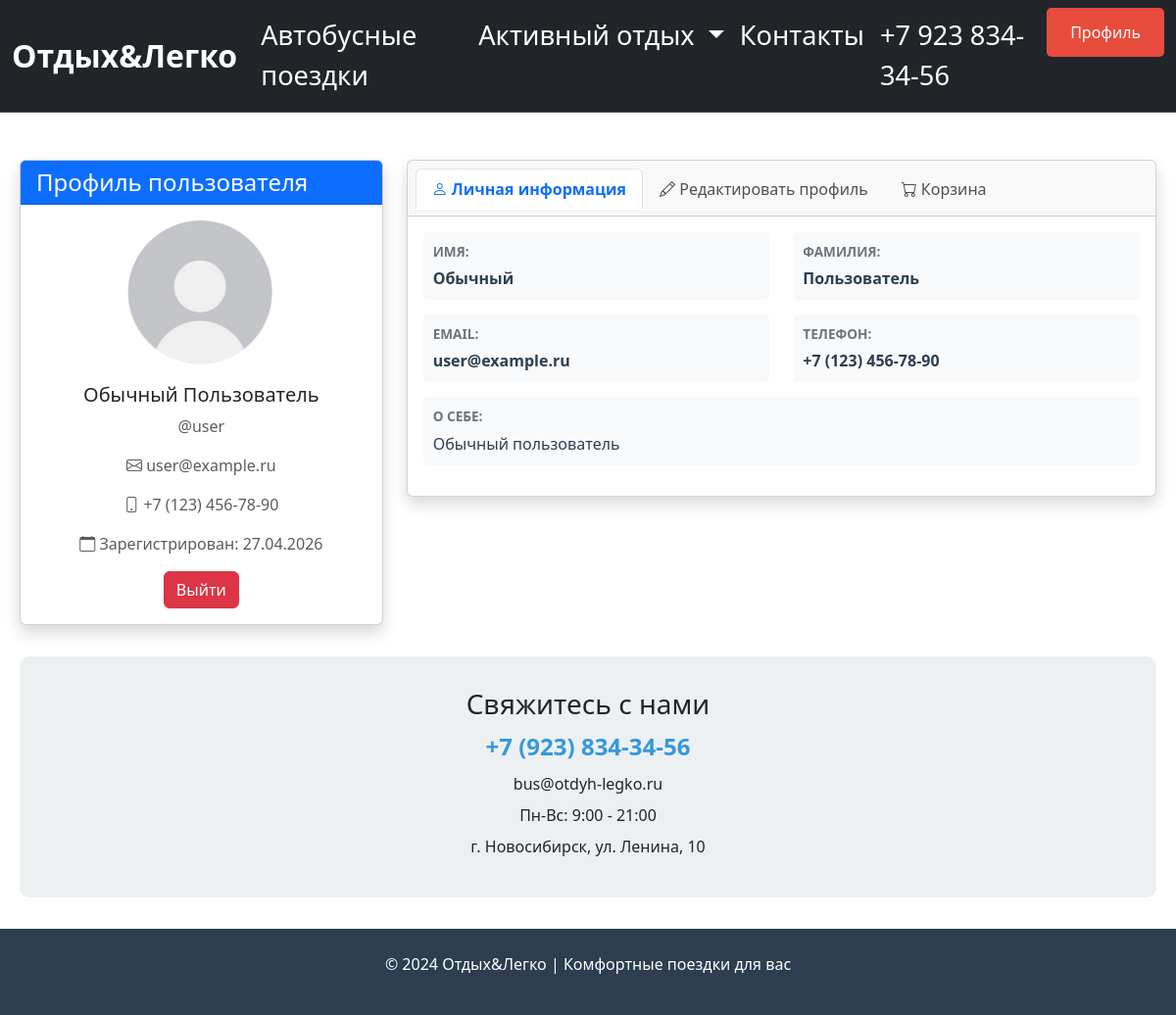
Screenshot of /profile (signed in) with the database file from the repository.
### data/users.py (models this page shows, shortened)
class Users(SqlAlchemyBase, UserMixin, SerializerMixin):
    __tablename__ = 'users'
    id = sqlalchemy.Column(sqlalchemy.Integer, primary_key=True, autoincrement=True)
    login = sqlalchemy.Column(sqlalchemy.String, nullable=True, unique=True)
    name = sqlalchemy.Column(sqlalchemy.String, nullable=True)
    surname = sqlalchemy.Column(sqlalchemy.String, nullable=True)
    number = sqlalchemy.Column(sqlalchemy.String, nullable=True)
    about = sqlalchemy.Column(sqlalchemy.String, nullable=True)
    email = sqlalchemy.Column(sqlalchemy.String, nullable=True, unique=True)
    hashed_password = sqlalchemy.Column(sqlalchemy.String, nullable=True)
    created_date = sqlalchemy.Column(sqlalchemy.DateTime, default=datetime.datetime.now)
    user_type_id = sqlalchemy.Column(sqlalchemy.Integer, sqlalchemy.ForeignKey("users_types.id"))
    cart_items = orm.relationship('CartItem', back_populates='user', cascade='all, delete-orphan')
    user_type_rel = orm.relationship('UsersTypes', back_populates='users')

### main.py (the view, shortened to what this page needs)
@app.route('/profile', methods=['GET', 'POST'])
@login_required
def profile():
    form = UsersForm()
    db_sess = db_session.create_session()
    form.name.data = current_user.name
    form.surname.data = current_user.surname
    form.email.data = current_user.email
    form.number.data = current_user.number
    form.about.data = current_user.about
    cart_items = db_sess.query(CartItem).filter(CartItem.user_id == current_user.id).all()
    tours_in_cart = []
    for item in cart_items:
        tour = db_sess.query(Tours).filter(Tours.id == item.tour_id).first()
        if tour:
            tours_in_cart.append(tour)
    return render_template('profile.html',
                           title='Профиль пользователя',
                           form=form,
                           user=current_user,
                           tours_in_cart=tours_in_cart)

### data/db_session.py (called while the page is built)
def create_session() -> Session:
    global __factory
    return __factory()

### main.py (called while the page is built)
@login_manager.user_loader
def load_user(user_id):
    db_sess = db_session.create_session()
    return db_sess.query(Users).get(user_id)

### templates/profile.html (shortened to what this page needs)
{% extends "base.html" %}
{% block content %}
<div class="container mt-5">
    <div class="row">
        <div class="col-md-4">
            <div class="card shadow">
                <div class="card-header bg-primary text-white">
                    <h4 class="mb-0">Профиль пользователя</h4>
                </div>
                <div class="card-body text-center">
                    <div class="mb-3">
                        <img src="{{ url_for('static', filename='img/аватар.jpg') }}"
                             alt="Avatar"
                             class="rounded-circle"
                             style="width: 150px; height: 150px; object-fit: cover;">
                    </div>
                    <h5>{{ current_user.name }} {{ current_user.surname }}</h5>
                    <p class="text-muted">@{{ current_user.login }}</p>
                    <p class="text-muted">
                        <i class="bi bi-envelope"></i> {{ current_user.email }}
                    </p>
                    <p class="text-muted">
                        <i class="bi bi-phone"></i> {{ current_user.number or 'Не указан' }}
                    </p>
                    <p class="text-muted">
                        <i class="bi bi-calendar"></i> Зарегистрирован: {{ current_user.created_date.strftime('%d.%m.%Y') }}
                    </p>
                    <a href="/logout" class="btn btn-danger">Выйти</a>
                </div>
            </div>
        </div>
        <div class="col-md-8">
            <div class="card shadow">
                <div class="card-header">
                    <ul class="nav nav-tabs card-header-tabs" id="profileTabs" role="tablist">
                        <li class="nav-item">
                            <button class="nav-link active" id="info-tab" data-bs-toggle="tab"
                                    data-bs-target="#info" type="button" role="tab">
                                <i class="bi bi-person"></i> Личная информация
                            </button>
                        </li>
                        <li class="nav-item">
                            <button class="nav-link" id="edit-tab" data-bs-toggle="tab"
                                    data-bs-target="#edit" type="button" role="tab">
                                <i class="bi bi-pencil"></i> Редактировать профиль
                            </button>
                        </li>
                        <li class="nav-item">
                            <button class="nav-link" id="basket-tab" data-bs-toggle="tab"
                                    data-bs-target="#basket" type="button" role="tab">
                                <i class="bi bi-cart"></i> Корзина
                            </button>
                        </li>
                    </ul>
                </div>
                <div class="card-body">
                    <div class="tab-content">
                        <div class="tab-pane fade show active" id="info" role="tabpanel">
                            <div class="row">
                                <div class="col-md-6">
                                    <div class="info-box">
                                        <label>Имя:</label>
                                        <p><strong>{{ current_user.name or 'Не указано' }}</strong></p>
                                    </div>
                                </div>
                                <div class="col-md-6">
                                    <div class="info-box">
                                        <label>Фамилия:</label>
                                        <p><strong>{{ current_user.surname or 'Не указано' }}</strong></p>
                                    </div>
                                </div>
                                <div class="col-md-6">
                                    <div class="info-box">
                                        <label>Email:</label>
                                        <p><strong>{{ current_user.email or 'Не указан' }}</strong></p>
                                    </div>
                                </div>
                                <div class="col-md-6">
                                    <div class="info-box">
                                        <label>Телефон:</label>
                                        <p><strong>{{ current_user.number or 'Не указан' }}</strong></p>
                                    </div>
                                </div>
                                <div class="col-md-12">
                                    <div class="info-box">
                                        <label>О себе:</label>
                                        <p>{{ current_user.about or 'Пользователь ничего не рассказал о себе' }}</p>
                                    </div>
                                </div>
                            </div>
                        </div>
                    </div>
                </div>
            </div>
        </div>
    </div>
</div>
{% endblock %}

### templates/base.html (style rules this page uses)
.container { max-width: 1200px; margin: 0 auto; padding: 0 20px; }

### templates/profile.html (style rules this page uses)
.info-box { margin-bottom: 15px; padding: 10px; background-color: #f8f9fa; border-radius: 5px; transition: all 0.3s; }
.info-box label { font-weight: bold; color: #6c757d; margin-bottom: 5px; display: block; font-size: 0.85rem; text-transform: uppercase; }
.info-box p { margin-bottom: 0; font-size: 1rem; color: #2c3e50; }
.nav-tabs .nav-link { color: #495057; font-weight: 500; }
.nav-tabs .nav-link.active { font-weight: bold; color: #0d6efd; }
.card-header-tabs { margin-bottom: -1px; }

### rows the page displays
Users: name "Обычный", surname "Пользователь", login "user", email "user@example.ru", number "+7 (123) 456-78-90", created_date "27.04.2026", about "Обычный пользователь"
